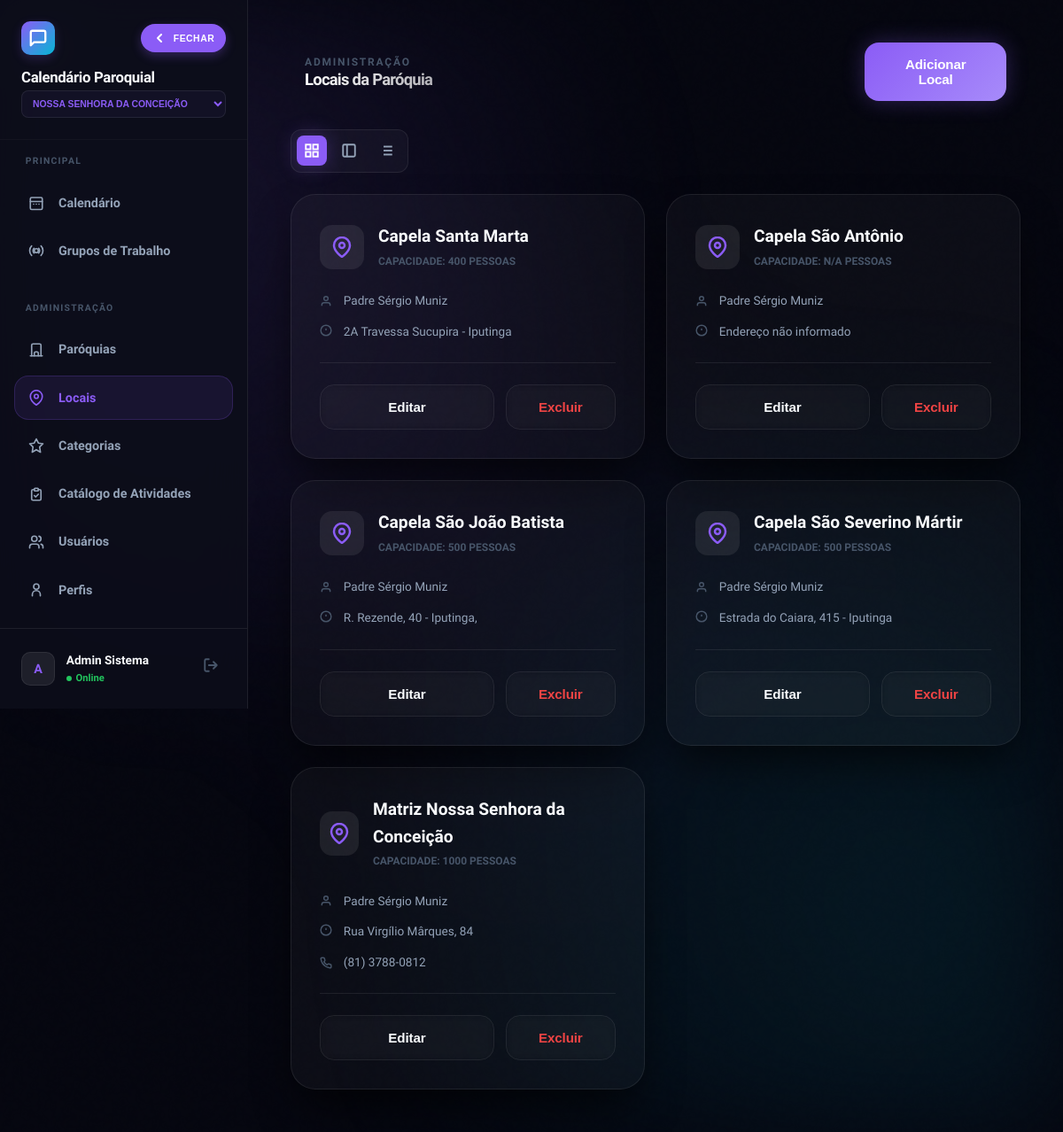
The page /locais_paroquia.php (signed in) on the database its author committed.
### tables this page shows
CREATE TABLE `locais_paroquia` (
  `id` int(10) unsigned NOT NULL AUTO_INCREMENT,
  `paroquia_id` int(10) unsigned NOT NULL,
  `nome_local` varchar(255) NOT NULL,
  `descricao` text DEFAULT NULL,
  `ativo` tinyint(1) DEFAULT 1,
  `endereco` varchar(255) DEFAULT NULL,
  `telefone` varchar(20) DEFAULT NULL,
  `responsavel` varchar(100) DEFAULT NULL,
  `capacidade` int(11) DEFAULT NULL,
  PRIMARY KEY (`id`)
);

### functions.php (called while the page is built, shortened)
<?php
require_once __DIR__ . '/config.php';
function current_paroquia_id(): int {
    return (int)($_SESSION['paroquia_id'] ?? 0);
}
?>

### config.php (called while the page is built, shortened)
<?php
function h(mixed $v): string {
    return htmlspecialchars((string)($v ?? ''), ENT_QUOTES, 'UTF-8');
}
?>

### locais_paroquia.php (the view, shortened to what this page needs)
<?php
require_once 'functions.php';
$pid = current_paroquia_id();
$locais = $conn->query("SELECT * FROM locais_paroquia WHERE paroquia_id = $pid ORDER BY nome_local");
?>
<!DOCTYPE html>
<html lang="pt-BR">
<head>
    <link rel="stylesheet" href="style.css?v=2.4.5"
        <link rel="stylesheet" href="css/responsive.css?v=2.4.5">
</head>
<body>
    <div class="bg-mesh"></div>
    <div class="app-shell">
        <?php include 'sidebar.php'; ?>
        <main class="main-content">
            <header class="calendar-header animate-in" style="margin-bottom: 2rem; display: flex; align-items: center; padding: 0 1rem;">
                <div style="display: flex; align-items: center; justify-content: space-between; width: 100%; gap: 1rem;">
                    <div>
                        <p class="hide-on-mobile" style="font-size: 0.75rem; font-weight: 800; letter-spacing: 0.15em; color: var(--text-ghost); margin:0;">ADMINISTRAÇÃO</p>
                        <h1 class="gradient-text" style="font-size: 1.15rem; margin: 0; white-space: nowrap; overflow: hidden; text-overflow: ellipsis;">Locais da Paróquia</h1>
                    </div>
                </div>
                <button onclick="openModal()" class="btn btn-primary shimmer hide-on-mobile">Adicionar Local</button>
            </header>
            <div class="view-controls animate-in" style="animation-delay: 0.05s;">
                <button onclick="setView('grid')" id="btn-grid" class="view-btn active" title="Grande">
                    <svg width="18" height="18" viewBox="0 0 24 24" fill="none" stroke="currentColor" stroke-width="2.5"><rect x="3" y="3" width="7" height="7"/><rect x="14" y="3" width="7" height="7"/><rect x="14" y="14" width="7" height="7"/><rect x="3" y="14" width="7" height="7"/></svg>
                </button>
                <button onclick="setView('compact')" id="btn-compact" class="view-btn" title="Média">
                    <svg width="18" height="18" viewBox="0 0 24 24" fill="none" stroke="currentColor" stroke-width="2.5"><rect x="3" y="3" width="18" height="18" rx="2" ry="2"/><line x1="9" y1="3" x2="9" y2="21"/></svg>
                </button>
                <button onclick="setView('list')" id="btn-list" class="view-btn" title="Lista">
                </button>
            </div>
            <div class="locations-grid animate-in" id="dataContainer" style="animation-delay: 0.1s;">
                <?php while ($l = $locais->fetch_assoc()): ?>
                <article class="glass location-card">
                    <div class="loc-header">
                        <div class="loc-icon">
                            <svg width="24" height="24" viewBox="0 0 24 24" fill="none" stroke="currentColor" stroke-width="2.5"><path d="M21 10c0 7-9 13-9 13s-9-6-9-13a9 9 0 0 1 18 0z"/><circle cx="12" cy="10" r="3"/></svg>
                        </div>
                        <div class="loc-title">
                            <h3><?= h($l['nome_local']) ?></h3>
                            <p>CAPACIDADE: <?= $l['capacidade'] ?: 'N/A' ?> PESSOAS</p>
                        </div>
                    </div>
                    <div class="loc-details">
                        <div class="detail-row">
                            <svg width="14" height="14" viewBox="0 0 24 24" fill="none" stroke="currentColor" stroke-width="2.5"><path d="M20 21v-2a4 4 0 0 0-4-4H8a4 4 0 0 0-4 4v2"/><circle cx="12" cy="7" r="4"/></svg>
                            <span><?= h($l['responsavel'] ?: 'Sem responsável') ?></span>
                        </div>
                        <div class="detail-row" style="align-items: flex-start;">
                            <svg width="14" height="14" viewBox="0 0 24 24" fill="none" stroke="currentColor" stroke-width="2.5" style="margin-top: 2px;"><circle cx="12" cy="12" r="10"/><line x1="12" y1="8" x2="12" y2="12"/><line x1="12" y1="16" x2="12.01" y2="16"/></svg>
                            <span><?= h($l['endereco'] ?: 'Endereço não informado') ?></span>
                        </div>
                        <?php if ($l['telefone']): ?>
                        <div class="detail-row">
                            <span><?= h($l['telefone']) ?></span>
                        </div>
                        <?php endif; ?>
                    </div>
                    <div class="loc-footer">
                        <button onclick='editLocal(<?= json_encode($l) ?>)' class="btn btn-ghost" style="flex: 1;">Editar</button>
                        <form method="POST" style="flex: 1;">
                            <button type="button" class="btn btn-ghost" style="width: 100%; color: #ef4444;" onclick="return confirmForm(this, 'Excluir este local permanentemente?')">Excluir</button>
                        </form>
                    </div>
                </article>
                <?php endwhile; ?>
            </div>
        </main>
    </div>
</body>
</html>

### style.css (style rules this page uses)
:root { --bg: #05060f; --bg-darker: #020308; --panel: rgba(255, 255, 255, 0.03); --panel-hi: rgba(255, 255, 255, 0.08); --border: rgba(255, 255, 255, 0.08); --border-hi: rgba(255, 255, 255, 0.15); --primary: #8b5cf6; --primary-rgb: 139, 92, 246; --accent: #06b6d4; --accent-rgb: 6, 182, 212; --text: #f8fafc; --text-dim: #94a3b8; --text-ghost: #475569; --sh-lg: 0 25px 50px -12px rgba(0, 0, 0, 0.7); --sh-primary: 0 0 25px rgba(var(--primary-rgb), 0.3); --sh-accent: 0 0 25px rgba(var(--accent-rgb), 0.3); --r-md: 16px; --r-lg: 28px; --anim: 0.4s cubic-bezier(0.16, 1, 0.3, 1); }
*, *::before, *::after { box-sizing: border-box; margin: 0; padding: 0; outline: none; }
.hide-on-mobile { display: flex !important; }
body { font-family: 'Plus Jakarta Sans', 'Outfit', sans-serif; background: var(--bg); color: var(--text); line-height: 1.6; -webkit-font-smoothing: antialiased; min-height: 100vh; overflow-x: hidden; }
.glass { background: var(--panel); backdrop-filter: blur(20px) saturate(180%); -webkit-backdrop-filter: blur(20px) saturate(180%); border: 1px solid var(--border); border-radius: var(--r-lg); box-shadow: var(--sh-lg); }
.bg-mesh { position: fixed; inset: 0; z-index: -2; background: var(--bg); overflow: hidden; }
.bg-mesh::after { content: ''; position: absolute; inset: 0; background: radial-gradient(circle at 15% 20%, rgba(var(--primary-rgb), 0.12) 0%, transparent 40%), radial-gradient(circle at 85% 80%, rgba(var(--accent-rgb), 0.1) 0%, transparent 45%), radial-gradient(circle at 50% 50%, rgba(139, 92, 246, 0.03) 0%, transparent 50%); filter: blur(60px); }
.bg-mesh::before { content: ''; position: absolute; width: 100%; height: 100%; opacity: 0.02; mix-blend-mode: overlay; pointer-events: none; }
.btn { display: inline-flex; align-items: center; justify-content: center; gap: 0.8rem; padding: 1rem 2.2rem; border-radius: var(--r-md); font-weight: 700; border: none; cursor: pointer; transition: all var(--anim); text-decoration: none; font-size: 0.95rem; letter-spacing: -0.01em; }
.btn-primary { background: linear-gradient(135deg, var(--primary), #a78bfa); color: #fff; box-shadow: var(--sh-primary); position: relative; overflow: hidden; }
.btn-primary::before { content: ''; position: absolute; top: 0; left: -100%; width: 100%; height: 100%; background: linear-gradient(90deg, transparent, rgba(255,255,255,0.2), transparent); transition: 0.5s; }
.btn-ghost { background: transparent; color: var(--text); border: 1px solid var(--border); backdrop-filter: blur(5px); }
.animate-in { animation: fluidEntrance 0.8s var(--anim) forwards; }
h1 { font-size: clamp(1.8rem, 6vw, 2.4rem); font-weight: 900; letter-spacing: -0.04em; line-height: 1.1; }
.gradient-text { background: linear-gradient(to right, #fff, rgba(255,255,255,0.7)); -webkit-background-clip: text; background-clip: text; -webkit-text-fill-color: transparent; }
.shimmer { position: relative; overflow: hidden; }
.shimmer::after { content: ''; position: absolute; inset: 0; transform: translateX(-100%); background: linear-gradient(90deg, transparent, rgba(255,255,255,0.1), transparent); animation: shimmer-anim 2.5s infinite; }

### sidebar.php (style rules this page uses)
:root { --sidebar-w: 280px; }
body { font-family: 'Plus Jakarta Sans', 'Outfit', sans-serif; background: var(--bg); color: var(--text); line-height: 1.6; -webkit-font-smoothing: antialiased; min-height: 100vh; overflow-x: hidden !important; width: 100%; touch-action: manipulation; }

### rows shown on the page
locais_paroquia: nome_local "Capela Santa Marta", capacidade "400", responsavel "Padre Sérgio Muniz", endereco "2A Travessa Sucupira - Iputinga"
locais_paroquia: nome_local "Capela São Antônio", capacidade "N/A", responsavel "Padre Sérgio Muniz", endereco "Endereço não informado"
locais_paroquia: nome_local "Capela São João Batista", capacidade "500", responsavel "Padre Sérgio Muniz", endereco "R. Rezende, 40 - Iputinga,"
locais_paroquia: nome_local "Capela São Severino Mártir", capacidade "500", responsavel "Padre Sérgio Muniz", endereco "Estrada do Caiara, 415 - Iputinga"
locais_paroquia: nome_local "Matriz Nossa Senhora da Conceição", capacidade "1000", responsavel "Padre Sérgio Muniz", endereco "Rua Virgílio Mârques, 84", telefone "(81) 3788-0812"

### other values the page prints
$initials "A"
$nome "Admin Sistema"
form field value "Nossa Senhora da Conceição"
